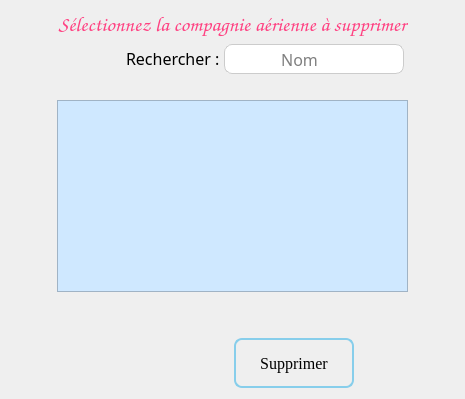
          <widget class="QWidget" name="page_32">
           <layout class="QGridLayout" name="gridLayout_15">
            <item row="3" column="1">
             <spacer name="verticalSpacer_9">
              <property name="orientation">
               <enum>Qt::Orientation::Vertical</enum>
              </property>
              <property name="sizeType">
               <enum>QSizePolicy::Policy::Minimum</enum>
              </property>
              <property name="sizeHint" stdset="0">
               <size>
                <width>20</width>
                <height>40</height>
               </size>
              </property>
             </spacer>
            </item>
            <item row="2" column="0">
             <spacer name="horizontalSpacer_6">
              <property name="orientation">
               <enum>Qt::Orientation::Horizontal</enum>
              </property>
              <property name="sizeType">
               <enum>QSizePolicy::Policy::Minimum</enum>
              </property>
              <property name="sizeHint" stdset="0">
               <size>
                <width>40</width>
                <height>20</height>
               </size>
              </property>
             </spacer>
            </item>
            <item row="0" column="1">
             <widget class="QLabel" name="label_200">
              <property name="sizePolicy">
               <sizepolicy hsizetype="Preferred" vsizetype="Fixed">
                <horstretch>0</horstretch>
                <verstretch>0</verstretch>
               </sizepolicy>
              </property>
              <property name="font">
               <font>
                <family>Comic Sans MS</family>
                <pointsize>16</pointsize>
               </font>
              </property>
              <property name="styleSheet">
               <string notr="true">color: #FF4081;</string>
              </property>
              <property name="text">
               <string>Sélectionnez la compagnie aérienne à supprimer</string>
              </property>
              <property name="textFormat">
               <enum>Qt::TextFormat::AutoText</enum>
              </property>
              <property name="alignment">
               <set>Qt::AlignmentFlag::AlignCenter</set>
              </property>
              <property name="margin">
               <number>10</number>
              </property>
             </widget>
            </item>
            <item row="2" column="2">
             <spacer name="horizontalSpacer_7">
              <property name="orientation">
               <enum>Qt::Orientation::Horizontal</enum>
              </property>
              <property name="sizeType">
               <enum>QSizePolicy::Policy::Minimum</enum>
              </property>
              <property name="sizeHint" stdset="0">
               <size>
                <width>40</width>
                <height>20</height>
               </size>
              </property>
             </spacer>
            </item>
            <item row="4" column="0" colspan="3">
             <layout class="QHBoxLayout" name="horizontalLayout_45">
              <property name="spacing">
               <number>20</number>
              </property>
              <property name="leftMargin">
               <number>0</number>
              </property>
              <property name="rightMargin">
               <number>100</number>
              </property>
              <item alignment="Qt::AlignmentFlag::AlignRight">
               <widget class="QPushButton" name="btnSup">
                <property name="enabled">
                 <bool>false</bool>
                </property>
                <property name="sizePolicy">
                 <sizepolicy hsizetype="Fixed" vsizetype="Fixed">
                  <horstretch>0</horstretch>
                  <verstretch>0</verstretch>
                 </sizepolicy>
                </property>
                <property name="minimumSize">
                 <size>
                  <width>120</width>
                  <height>50</height>
                 </size>
                </property>
                <property name="maximumSize">
                 <size>
                  <width>200</width>
                  <height>60</height>
                 </size>
                </property>
                <property name="font">
                 <font>
                  <family>Georgia</family>
                  <pointsize>12</pointsize>
                 </font>
                </property>
                <property name="styleSheet">
                 <string notr="true">QPushButton {
    background: qlineargradient(x1:0, y1:0, x2:0, y2:1,
                                stop:0 #00aaff, stop:1 #f0f0f0);
    border: 2px solid skyblue;
    border-radius: 8px;
    padding: 5px;
    color: black;
}

QPushButton:hover {
    background: qlineargradient(x1:0, y1:0, x2:0, y2:1,
                                stop:0 #f0f0f0, stop:1 #00aaff);
    border: 2px solid skyblue;
}

QPushButton:pressed {
    background: qlineargradient(x1:0, y1:0, x2:0, y2:1,
                                stop:0 #f0f0f0, stop:1 #0080ff);
    border: 2px solid teal;
}</string>
                </property>
                <property name="text">
                 <string>Supprimer</string>
                </property>
                <property name="icon">
                 <iconset theme="QIcon::ThemeIcon::EditDelete"/>
                </property>
                <property name="iconSize">
                 <size>
                  <width>20</width>
                  <height>20</height>
                 </size>
                </property>
               </widget>
              </item>
             </layout>
            </item>
            <item row="1" column="0" colspan="3">
             <layout class="QHBoxLayout" name="horizontalLayout_25">
              <property name="spacing">
               <number>0</number>
              </property>
              <property name="topMargin">
               <number>0</number>
              </property>
              <property name="rightMargin">
               <number>50</number>
              </property>
              <property name="bottomMargin">
               <number>20</number>
              </property>
              <item>
               <spacer name="horizontalSpacer_34">
                <property name="orientation">
                 <enum>Qt::Orientation::Horizontal</enum>
                </property>
                <property name="sizeHint" stdset="0">
                 <size>
                  <width>40</width>
                  <height>20</height>
                 </size>
                </property>
               </spacer>
              </item>
              <item alignment="Qt::AlignmentFlag::AlignRight">
               <widget class="QLabel" name="label_17">
                <property name="sizePolicy">
                 <sizepolicy hsizetype="Fixed" vsizetype="Fixed">
                  <horstretch>0</horstretch>
                  <verstretch>0</verstretch>
                 </sizepolicy>
                </property>
                <property name="font">
                 <font>
                  <family>Calisto MT</family>
                  <pointsize>12</pointsize>
                 </font>
                </property>
                <property name="text">
                 <string>Rechercher : </string>
                </property>
               </widget>
              </item>
              <item alignment="Qt::AlignmentFlag::AlignRight">
               <widget class="QLineEdit" name="supRechercheCompagnie">
                <property name="sizePolicy">
                 <sizepolicy hsizetype="Fixed" vsizetype="Fixed">
                  <horstretch>0</horstretch>
                  <verstretch>0</verstretch>
                 </sizepolicy>
                </property>
                <property name="minimumSize">
                 <size>
                  <width>150</width>
                  <height>0</height>
                 </size>
                </property>
                <property name="maximumSize">
                 <size>
                  <width>150</width>
                  <height>30</height>
                 </size>
                </property>
                <property name="font">
                 <font>
                  <family>Calisto MT</family>
                  <pointsize>12</pointsize>
                 </font>
                </property>
                <property name="styleSheet">
                 <string notr="true">QLineEdit {
border : none;
 border: 1px solid #ccc;
border-right : none;
background-color : white;
border-top-left-radius : 8px;
border-bottom-left-radius : 8px;
}</string>
                </property>
                <property name="alignment">
                 <set>Qt::AlignmentFlag::AlignCenter</set>
                </property>
                <property name="placeholderText">
                 <string>Nom</string>
                </property>
               </widget>
              </item>
              <item>
               <widget class="QPushButton" name="pushButton_10">
                <property name="sizePolicy">
                 <sizepolicy hsizetype="Fixed" vsizetype="Fixed">
                  <horstretch>0</horstretch>
                  <verstretch>0</verstretch>
                 </sizepolicy>
                </property>
                <property name="minimumSize">
                 <size>
                  <width>30</width>
                  <height>30</height>
                 </size>
                </property>
                <property name="maximumSize">
                 <size>
                  <width>30</width>
                  <height>30</height>
                 </size>
                </property>
                <property name="font">
                 <font>
                  <family>Calisto MT</family>
                  <pointsize>12</pointsize>
                 </font>
                </property>
                <property name="styleSheet">
                 <string notr="true">QPushButton {
border : none;
background-color : #f8f8f8;
border: 1px solid #ccc;
border-left : none;
background-color : white;
border-top-right-radius : 8px;
border-bottom-right-radius : 8px;
}</string>
                </property>
                <property name="text">
                 <string/>
                </property>
                <property name="icon">
                 <iconset theme="QIcon::ThemeIcon::SystemSearch"/>
                </property>
               </widget>
              </item>
             </layout>
            </item>
            <item row="2" column="1">
             <widget class="QTableView" name="supListeCompagnie">
              <property name="sizePolicy">
               <sizepolicy hsizetype="Expanding" vsizetype="Preferred">
                <horstretch>0</horstretch>
                <verstretch>0</verstretch>
               </sizepolicy>
              </property>
              <property name="font">
               <font>
                <family>Microsoft JhengHei</family>
                <pointsize>10</pointsize>
               </font>
              </property>
              <property name="styleSheet">
               <string notr="true">background-color:  #CFE8FF;
selection-background-color: lightseagreen;</string>
              </property>
              <property name="alternatingRowColors">
               <bool>true</bool>
              </property>
              <property name="selectionMode">
               <enum>QAbstractItemView::SelectionMode::SingleSelection</enum>
              </property>
              <property name="selectionBehavior">
               <enum>QAbstractItemView::SelectionBehavior::SelectRows</enum>
              </property>
              <attribute name="horizontalHeaderDefaultSectionSize">
               <number>320</number>
              </attribute>
              <attribute name="horizontalHeaderStretchLastSection">
               <bool>true</bool>
              </attribute>
              <attribute name="verticalHeaderVisible">
               <bool>false</bool>
              </attribute>
              <attribute name="verticalHeaderDefaultSectionSize">
               <number>35</number>
              </attribute>
             </widget>
            </item>
           </layout>
          </widget>
